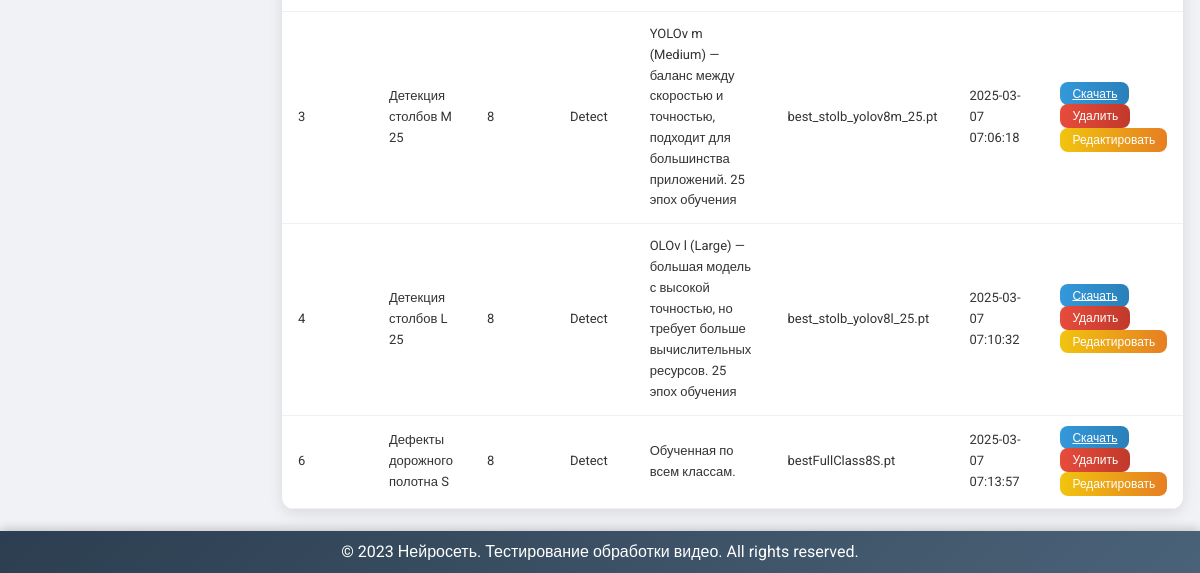
Page /view?sort_by=filename_without_guid&sort_dir=desc (lower part) on the earlier database version.
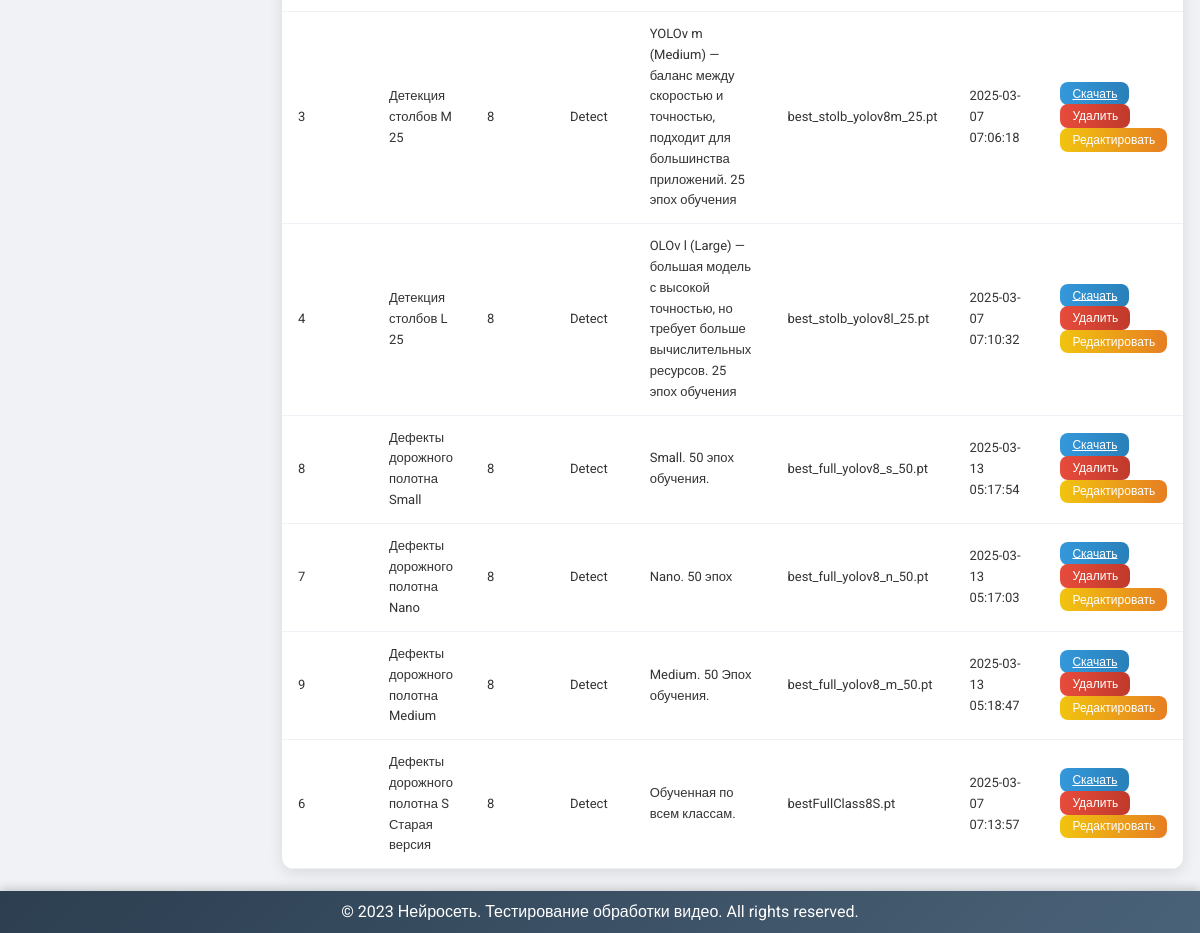
Same page on the later database version.
### models.py (models this page shows)
class UploadedFile(db.Model):
    id = db.Column(db.Integer, primary_key=True)
    model_name = db.Column(db.String(255), nullable=False)
    version = db.Column(db.String(10), nullable=False)
    task_type = db.Column(db.String(50), nullable=False)
    description = db.Column(db.Text, nullable=False)
    file_path = db.Column(db.String(255), nullable=False)
    original_filename = db.Column(db.String(255), nullable=False)
    filename_without_guid = db.Column(db.String(255), nullable=False)
    upload_datetime = db.Column(db.DateTime, default=datetime.utcnow)

### app.py (the view)
@app.route('/view', methods=['GET'])
def view_files():
    model_name = request.args.get('model_name')
    version = request.args.get('version')
    task_type = request.args.get('task_type')
    sort_by = request.args.get('sort_by', 'upload_datetime')
    sort_dir = request.args.get('sort_dir', 'desc')
    query = UploadedFile.query
    if model_name:
        query = query.filter(UploadedFile.model_name.ilike(f'%{model_name}%'))
    if version:
        query = query.filter_by(version=version)
    if task_type:
        query = query.filter_by(task_type=task_type)
    sortable_fields = {
        'id': UploadedFile.id,
        'model_name': UploadedFile.model_name,
        'version': UploadedFile.version,
        'task_type': UploadedFile.task_type,
        'description': UploadedFile.description,
        'filename_without_guid': UploadedFile.filename_without_guid,
        'upload_datetime': UploadedFile.upload_datetime
    }
    if sort_by in sortable_fields:
        sort_column = sortable_fields[sort_by]
        if sort_dir == 'asc':
            query = query.order_by(asc(sort_column))
        else:
            query = query.order_by(desc(sort_column))
    files = query.all()
    unique_model_names = [row[0] for row in db.session.query(distinct(UploadedFile.model_name)).all()]
    return render_template(
        'view.html',
        files=files,
        current_page='view',
        sort_by=sort_by,
        sort_dir=sort_dir,
        unique_model_names=unique_model_names
    )

### templates/view.html (shortened to what this page needs)
{% extends 'base.html' %}
{% block content %}
    <table class="modern-table">
        <tbody>
            {% for file in files %}
            <tr>
                <td>{{ file.id }}</td>
                <td>{{ file.model_name }}</td>
                <td>{{ file.version }}</td>
                <td>{{ file.task_type }}</td>
                <td>{{ file.description }}</td>
                <td>{{ file.filename_without_guid }}</td>
                <td>{{ file.upload_datetime.strftime('%Y-%m-%d %H:%M:%S') }}</td>
                <td>
                    <a href="{{ url_for('download_file', file_id=file.id) }}" class="btn btn-primary btn-sm">Скачать</a>
                    <form method="POST" action="{{ url_for('delete_file', file_id=file.id) }}" style="display:inline;">
                        <button type="submit" class="btn btn-danger btn-sm" onclick="return confirm('Вы уверены, что хотите удалить этот файл?');">Удалить</button>
                    </form>
                    <button class="btn btn-warning btn-sm" onclick="openEditModal({{ file.id }}, '{{ file.model_name }}', '{{ file.version }}', '{{ file.task_type }}', '{{ file.description|replace('\n', '\\n') }}')">Редактировать</button>
                </td>
            </tr>
            {% endfor %}
        </tbody>
    </table>
{% endblock %}

Differences in the rows shown:
added UploadedFile: id "8", model_name "Дефекты дорожного полотна Small", version "8", task_type "Detect", description "Small. 50 эпох обучения.", filename_without_guid "best_full_yolov8_s_50.pt", upload_datetime "2025-03-13 05:17:54"
added UploadedFile: id "7", model_name "Дефекты дорожного полотна Nano", version "8", task_type "Detect", description "Nano. 50 эпох", filename_without_guid "best_full_yolov8_n_50.pt", upload_datetime "2025-03-13 05:17:03"
added UploadedFile: id "9", model_name "Дефекты дорожного полотна Medium", version "8", task_type "Detect", description "Medium. 50 Эпох обучения.", filename_without_guid "best_full_yolov8_m_50.pt", upload_datetime "2025-03-13 05:18:47"
changed UploadedFile "Обученная по всем классам.": model_name "Дефекты дорожного полотна S" → "Дефекты дорожного полотна S Старая версия"
